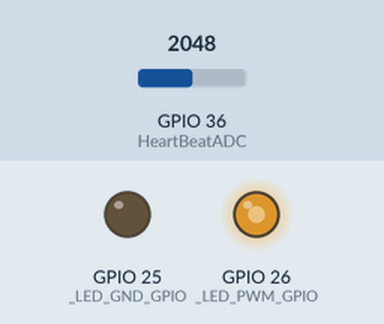
The sketch below on a simulated ESP32. Parts: output pins drawn as LEDs (lit = HIGH). The inputs (shaded band) are chosen by the test bench; at power-on: GPIO 36 (HeartBeatADC) = 2048. WiFi joins after 1.5 s; servers stay silent unless stated; what the sketch prints to the serial monitor is not drawn.

Above: at 2.7 s.
2.8 s: GPIO 36 (HeartBeatADC) set to 1228
At 3.4 s:
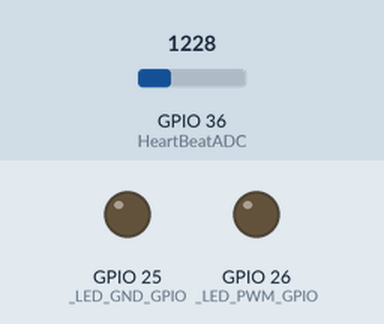
Timing chart, 0 to 5.8 s (numbered marks = the images above; inputs shaded):
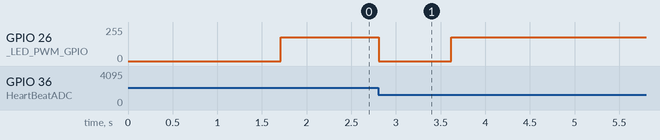

The sketch:

pulse_sensor_client.ino
```cpp
#include <WiFi.h>

#define HeartBeatLED  15
#define HeartBeatADC  36
#define ALPHA   0.6
#define SYSTEM_LOOP_10MS  10
#define BPM_60S_SCALE_VALUE   60000
#define AD_ROW_MIN  0
#define AD_ROW_MAX  4096
#define BPM_THRESHOLD 200

#define _LED_PWM_GPIO   26
#define _LED_GND_GPIO   25
#define DUTY_CYCLE    178       //256 * 0.7 -1

int freq = 1000;
int ledChannel = 0;
int resolution = 8;

WiFiClient client;

char ssid[30]     = "KeplerAP";
char password[30] = "hybus12345";
char hostIP[30]   = "192.168.4.1";
int hostPort = 8080;


int heartBeatAD_Data = 0;
volatile int Max_heartBeatAD_Data = AD_ROW_MIN;
volatile int Min_heartBeatAD_Data = AD_ROW_MAX;
volatile int Threshold_heartBeatAD_Data = 0;
volatile int HeartBeatBPM = 0;
volatile int His_HeartBeatBPM = 0;
volatile int New_HeartBeatBPM = 0;


char heartBeatCntStartFlag = 0;


hw_timer_t * timer = NULL;
volatile int system_time_1ms = 0;
volatile int heartBeatCnt_1ms = 0;
volatile int TimeDataCnt_10ms = 0;
void IRAM_ATTR onTimer(){
  system_time_1ms++;

  if(heartBeatCntStartFlag == 1){
    heartBeatCnt_1ms++;
  }

  if(Max_heartBeatAD_Data > AD_ROW_MIN){
    Max_heartBeatAD_Data--;
  }

  if(Min_heartBeatAD_Data < AD_ROW_MAX){
    Min_heartBeatAD_Data++;
  }

}


void PulseSensorFunc()
{
  static char onlyonce = 0;
  heartBeatAD_Data = analogRead(HeartBeatADC);

  //예외처리
  if(heartBeatAD_Data == 0 || Min_heartBeatAD_Data == 0 || Max_heartBeatAD_Data == 4096 || (Min_heartBeatAD_Data == Max_heartBeatAD_Data)/* || Reset_MinMax_1ms >= 5000*/){
    Max_heartBeatAD_Data = AD_ROW_MIN;
    Min_heartBeatAD_Data = AD_ROW_MAX;
    HeartBeatBPM = 0;
  }

  if(Max_heartBeatAD_Data < heartBeatAD_Data){
    Max_heartBeatAD_Data = heartBeatAD_Data;
  }

  if(Min_heartBeatAD_Data > heartBeatAD_Data){
    Min_heartBeatAD_Data = heartBeatAD_Data;
  }

  Threshold_heartBeatAD_Data = ((Max_heartBeatAD_Data - Min_heartBeatAD_Data) * 0.7) + Min_heartBeatAD_Data;

  if(heartBeatAD_Data >= Threshold_heartBeatAD_Data){
    if(onlyonce == 0){
      heartBeatCntStartFlag = 1;

      if(heartBeatCnt_1ms > 0){
        HeartBeatBPM = BPM_60S_SCALE_VALUE / heartBeatCnt_1ms;
        if(HeartBeatBPM > BPM_THRESHOLD){
          HeartBeatBPM = 0;
        }

        New_HeartBeatBPM = (His_HeartBeatBPM  * ALPHA) + ((1 - ALPHA) * HeartBeatBPM);
        His_HeartBeatBPM = New_HeartBeatBPM;
      }
      heartBeatCnt_1ms = 0;

      ledcWrite(ledChannel, DUTY_CYCLE);

      onlyonce = 1;
    }

  }
  else if(heartBeatAD_Data < Threshold_heartBeatAD_Data){
    onlyonce = 0;
    ledcWrite(ledChannel, 0);
  }
}


void setup() {
  // put your setup code here, to run once:
  Serial.begin(115200);

  timer = timerBegin(1, 80, true);      // 1 / (80MHz / N) => N:80 => 1 / timerFreq = 1 / 1MHz = 1us
  timerAttachInterrupt(timer, &onTimer, true);
  timerAlarmWrite(timer, 1000, true);   // 1us * 1000 = 1ms => timer1 interrupt함수는 1ms 마다 동작
  timerAlarmEnable(timer);

  pinMode(_LED_PWM_GPIO, OUTPUT);
  pinMode(_LED_GND_GPIO, OUTPUT);
  digitalWrite(_LED_PWM_GPIO, LOW);
  digitalWrite(_LED_GND_GPIO, LOW);

  ledcSetup(ledChannel, freq, resolution);
  ledcAttachPin(_LED_PWM_GPIO, ledChannel);

  WiFi.disconnect();

  //wifi connecting
  Serial.println("");
  Serial.println("WiFi Connecting to IP");
  Serial.print("ssid : ");
  Serial.print(ssid);
  Serial.print(", ");
  Serial.print("password : ");
  Serial.println(password);

  WiFi.begin(ssid, password);

  Serial.print("search");
  while (WiFi.status() != WL_CONNECTED) {
    delay(500);
    Serial.print(".");
  }
  Serial.println("");
  Serial.println("WiFi connected");
  Serial.print("IP address: ");
  Serial.println(WiFi.localIP());

}

void loop() {
  static char host_Response_OnlyOnce = 0;

  if(host_Response_OnlyOnce == 0){
    //wifi client host setting
    Serial.println("");
    Serial.println("WiFi Connecting to host");
    Serial.print("hostIP : ");
    Serial.print(hostIP);
    Serial.print(", ");
    Serial.print("hostPort : ");
    Serial.println(hostPort);


    Serial.print("search");
    while(!client.connect(hostIP, hostPort)) {
      delay(500);
      Serial.print(".");
    }
    Serial.println("host Connected");

    host_Response_OnlyOnce = 1;
  }

  if(system_time_1ms >= 10){

    PulseSensorFunc();

    client.print(":");
    client.print(TimeDataCnt_10ms);
    client.print(",");
    client.print(heartBeatAD_Data);
    client.print(",");
    client.print(New_HeartBeatBPM);
    client.print("\n");

    TimeDataCnt_10ms = TimeDataCnt_10ms + 10;

    if(TimeDataCnt_10ms > 9999){
      TimeDataCnt_10ms = 0;
    }

//    Serial.print(heartBeatAD_Data);
//    Serial.print(", ");
//    Serial.print(Max_heartBeatAD_Data);
//    Serial.print(", ");
//    Serial.print(Min_heartBeatAD_Data);
//    Serial.print(", ");
//    Serial.print(heartBeatCnt_1ms);
//    Serial.print(", ");
//    Serial.print(Threshold_heartBeatAD_Data);
//    Serial.print(", ");
//    Serial.print(HeartBeatBPM);
//    Serial.print(", ");
//    Serial.print(New_HeartBeatBPM);
//    Serial.println("\n");

//    client.stop();

    system_time_1ms = 0;
  }


//  Serial.println(heartBeatAD_Data);


}
```

Measured:
- after the input at 2.8 s, GPIO 26 (_LED_PWM_GPIO): 177/255 → 0/255 at once, → 177/255 0.81 s later
